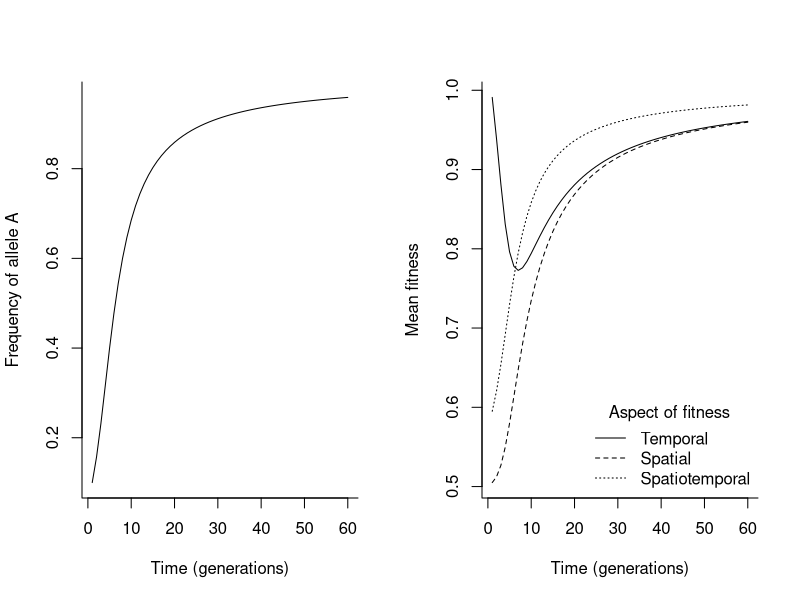

Write the R code that produced this figure.
##  To plot the basic diploid model under a set of parameters causing fitness to decrease on the invasion front.

# the recursion equation tracking frequency of A over time
#   Wvec and Vvec are length=3 vectors containing fitness values of AA, Aa and aa genotypes respectively
recDip<-function(p.init, Wvec, Vvec, time=30){
  p<-vector(mode = "numeric", length = time)
  p[1]<-p.init
  for (ii in 2:time){
    numerator<-Vvec[1]*Wvec[1]*p[ii-1]^2+Vvec[2]*Wvec[2]*p[ii-1]*(1-p[ii-1])
    denominator<-Vvec[1]*Wvec[1]*p[ii-1]^2+2*Vvec[2]*Wvec[2]*p[ii-1]*(1-p[ii-1])+Vvec[3]*Wvec[3]*(1-p[ii-1])^2
    p[ii]<-numerator/denominator
  }
  p
}

# generates mean temporal, spatial, and spatiotemporal fitness
#   Assumes HWE...
meanFitnessDip<-function(pVec, Wvec, Vvec){
  temporal<-pVec^2*Wvec[1]+pVec*(1-pVec)*Wvec[2]+(1-pVec)^2*Wvec[3]
  spatial<-pVec^2*Vvec[1]+pVec*(1-pVec)*Vvec[2]+(1-pVec)^2*Vvec[3]
  spatTemp<-pVec^2*Wvec[1]*Vvec[1]+pVec*(1-pVec)*Wvec[2]*Vvec[2]+(1-pVec)*Wvec[3]*Vvec[3]
  list(t=temporal, s=spatial, st=spatTemp)
}


pA0<-0.1 # initial frequency of A

W<-c(1, 1, 1.1) #Temporal fitness, AA, Aa, aa
V<-c(1, 1, 0.5)  #Spatial fitness, AA, Aa, aa
gens<-60

pFig<-recDip(pA0, W, V, time=gens)
fitFig<-meanFitnessDip(pFig, W, V)
tFig<-1:gens


par(mfrow=c(1, 2))
plot(pFig~tFig, type = "l", xlab="Time (generations)", ylab="Frequency of allele A", bty="l")
plot(fitFig$t~tFig, type = "l", xlab="Time (generations)", ylab="Mean fitness", ylim=range(unlist(fitFig)), bty="l")
lines(fitFig$s~tFig, lty=2)
lines(fitFig$st~tFig, lty=3)
legend('bottomright', legend = c("Temporal", "Spatial", "Spatiotemporal"), lty = 1:3, bty = "n", title = "Aspect of fitness")
